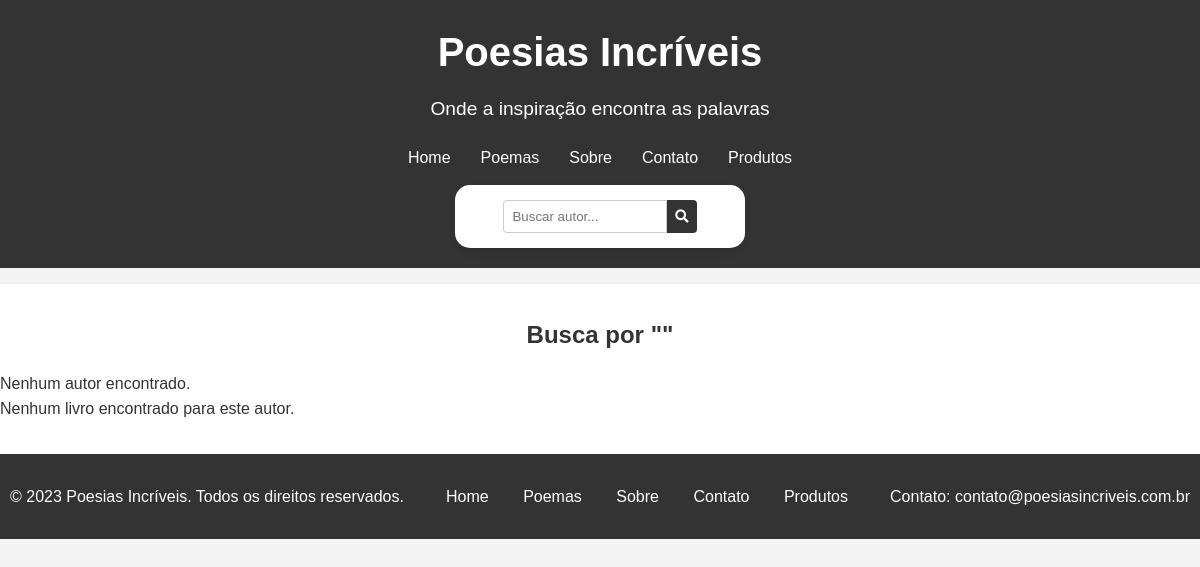
The page /search/ on the database as committed earlier.
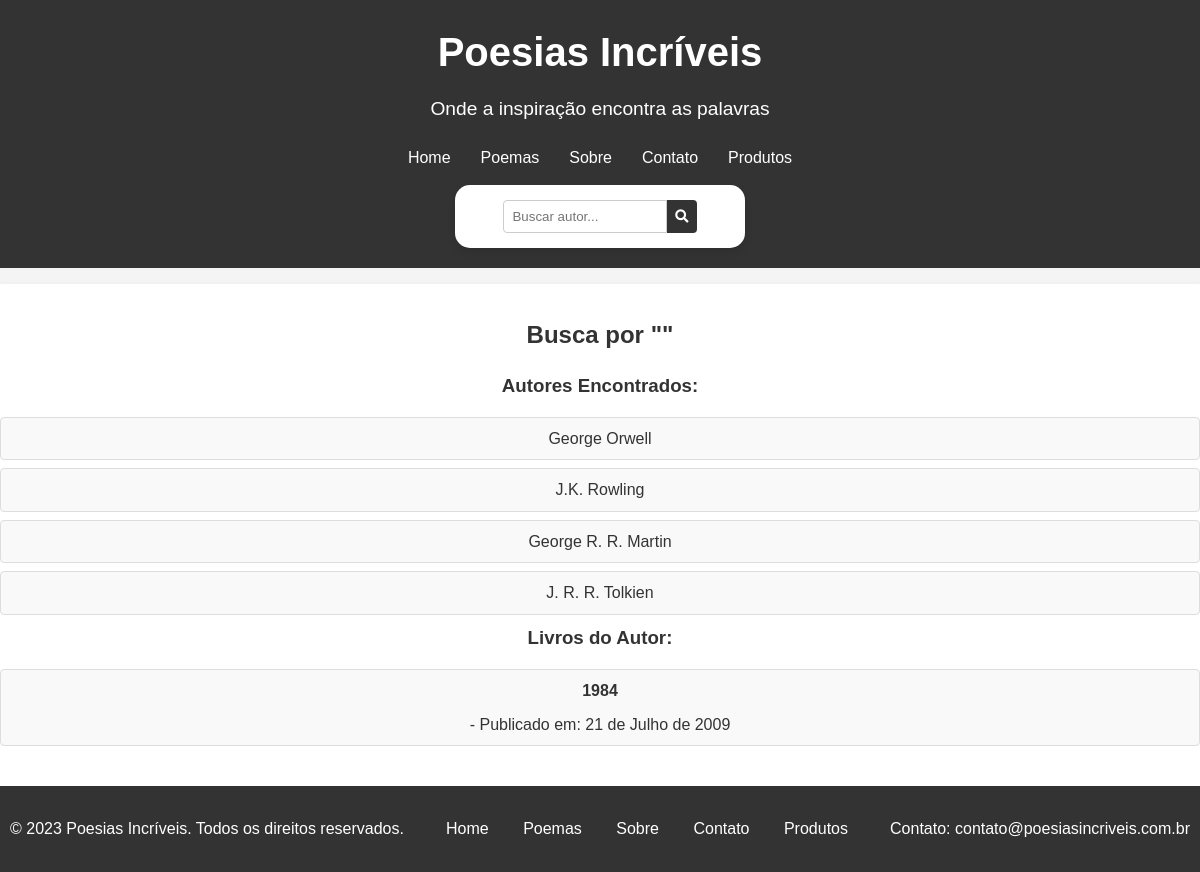
The same page on the database as committed later.
### poesias/models.py (models this page shows, shortened)
class Author(models.Model):
    name = models.CharField(max_length=100)

class Book(models.Model):
    title = models.CharField(max_length=200)
    author = models.ForeignKey(Author, on_delete=models.CASCADE)
    categories = models.ManyToManyField(Category)
    published_date = models.DateField()
    isbn = models.CharField(max_length=13)
    cover = models.ImageField(upload_to='book_covers/')

### poesias/views.py (the view)
# urls.py: path('search/', search, name='search'),
def search(request):
    query = request.GET.get('query', '').strip()
    autores = Author.objects.filter(name__icontains=query).order_by('-id')
    if autores.exists():
        livros = Book.objects.filter(author=autores.first())
    else:
        livros = []
    return render(request, 'search.html', {
        'first': f'Busca por "{query}"',
        'authors': autores,
        'books': livros,
    })

### poesias/templates/search.html (shortened to what this page needs)
<!DOCTYPE html>
{% load static %}
<html lang="en">
<head>
    <link rel="stylesheet" href="{% static 'poesias/css/style.css' %}">
    <link rel="stylesheet" href="https://cdnjs.cloudflare.com/ajax/libs/font-awesome/5.15.3/css/all.min.css">
</head>
<body>
    {% include 'base_templates/header.html' %}
    <div class="results-section">
        <h2>{{ first }}</h2>
        {% if authors %}
            <h3>Autores Encontrados:</h3>
            <ul>
                {% for author in authors %}
                    <li>{{ author.name }}</li>
                {% endfor %}
            </ul>
        {% else %}
            <p>Nenhum autor encontrado.</p>
        {% endif %}
        {% if books %}
            <h3>Livros do Autor:</h3>
            <ul>
                {% for book in books %}
                    <li>
                        <strong>{{ book.title }}</strong> - Publicado em: {{ book.published_date }}
                    </li>
                {% endfor %}
            </ul>
        {% else %}
            <p>Nenhum livro encontrado para este autor.</p>
        {% endif %}
    </div>
    {% include 'base_templates/footer.html' %}
</body>
</html>

Rows that differ between the two databases and show on the page:
added Author: name "George Orwell"
added Author: name "J.K. Rowling"
added Author: name "George R. R. Martin"
added Author: name "J. R. R. Tolkien"
added Book: title "1984", published_date "21 de Julho de 2009"
Other text that changed with them:
text no longer shown: "Nenhum autor encontrado. Nenhum livro encontrado para este autor."
text now shown: "Autores Encontrados: Livros do Autor:"
